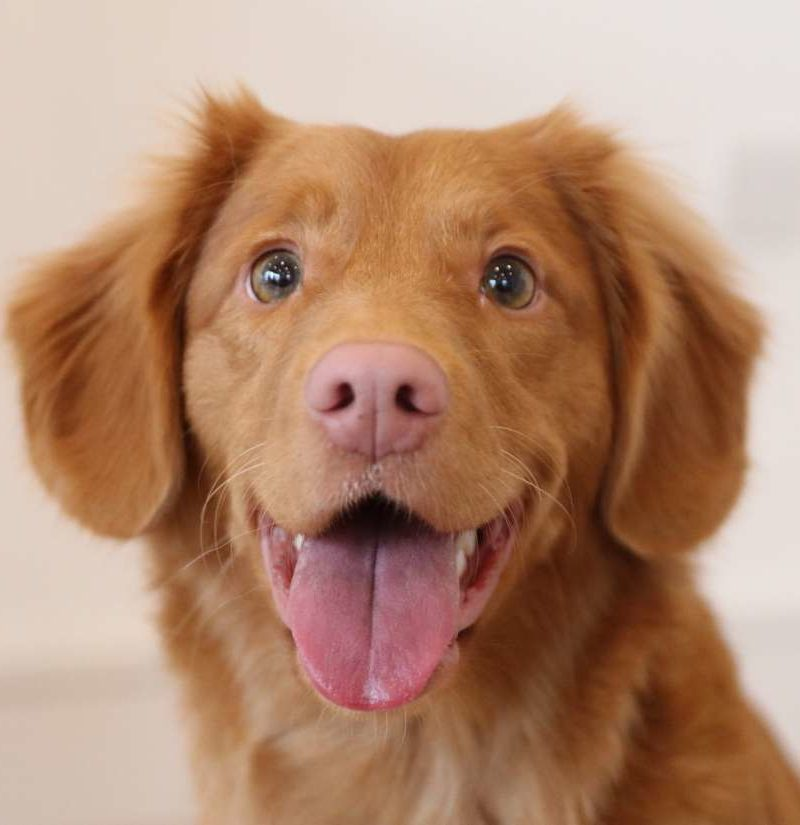
#> input picture dog.jpg, 800 x 825 px
$ python drowing.py
#> lines starting #> are read from the running program, lines starting #| are printed output that depends on the picture
### frnd.py
def f():
    print("VISUAL  FOLKS")
    row = 3


    for i in range(row):
        for j in range(row):
            if i == 0 or i == row - 1:
                print("------------------------------------------------", end="")
            elif j == 0 or j == row - 1:
                  print("1.SEARCH            2.ARTIST            3.CUSTOMER            4.DROWING            5.COMPENATION", end="")
                  break

        print()
    row = 6
    for i in range(row):
        for j in range(row):
              print("****", end="")
        for j in range(row):
             print("  ", end="")
        for j in range(row):
             print("****", end="")
        for j in range(row):
             print("  ", end="")
        for j in range(row):
             print("****", end="")

        print()
    print("Abstract     Rs 1,65,000            seascap      Rs 4,50,000            Ganesha     Rs 4,10,0000   ")
    print("By Sanjay                           By Shamendu Sonavane                By Ganapathi Hegda  ")
    print("Acrylic on canvas                   Acrylic on canvas                   Oil on canvas")
    print("36*59 inches                        16*16 inches                        24*24 inches")
    print("\n")
    row = 6
    for i in range(row):
        for j in range(row):
            print("****", end="")
        for j in range(row):
            print("  ", end="")
        for j in range(row):
            print("****", end="")
        for j in range(row):
            print("  ", end="")
        for j in range(row):
            print("****", end="")

        print()
    print("Maharaas     Rs 4,52,000            Reflection     Rs 63,200            Tantric abstract Rs 10,000   ")
    print("By Dipti Kumar                      By Sanjay Chakrabarty               By Punekar  ")
    print("Oil on canvas                       Acrylic on canvas                   Acrylic on canvas ")
    print("24*24 inches                        13*14 inches                        36*36 inches  ")
    from mini_project import start
    start()
f()

### drowing.py
import cv2
import matplotlib.pyplot as plt
p=input("upload your image")
#> the answer given: dog.jpg
def drow():
        plt.style.use('seaborn')
        img = cv2.imread(p)
#> img is the input picture: shape (825, 800, 3); mean B, G, R 112.3, 137.1, 177.1
        img = cv2.cvtColor(img,cv2.COLOR_BGR2RGB)
        # [6 lines of commented-out code are left out]
        img_gray = cv2.cvtColor(img, cv2.COLOR_BGR2GRAY)
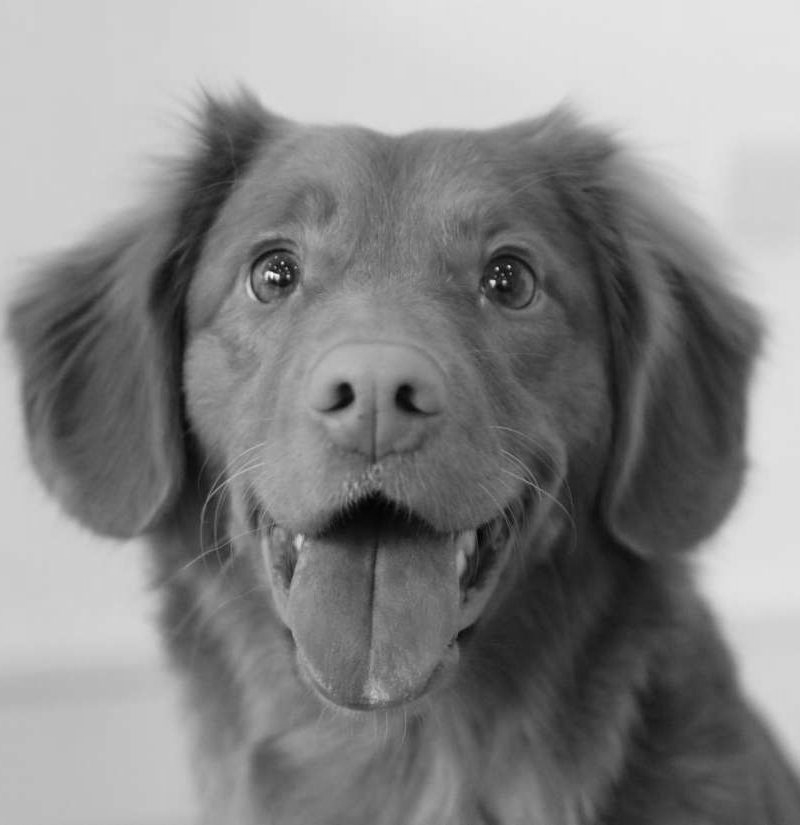
#> img_gray: shape (825, 800); min 3, max 252, mean 134.3
        # [6 lines of commented-out code are left out]
        img_invert = cv2.bitwise_not(img_gray)
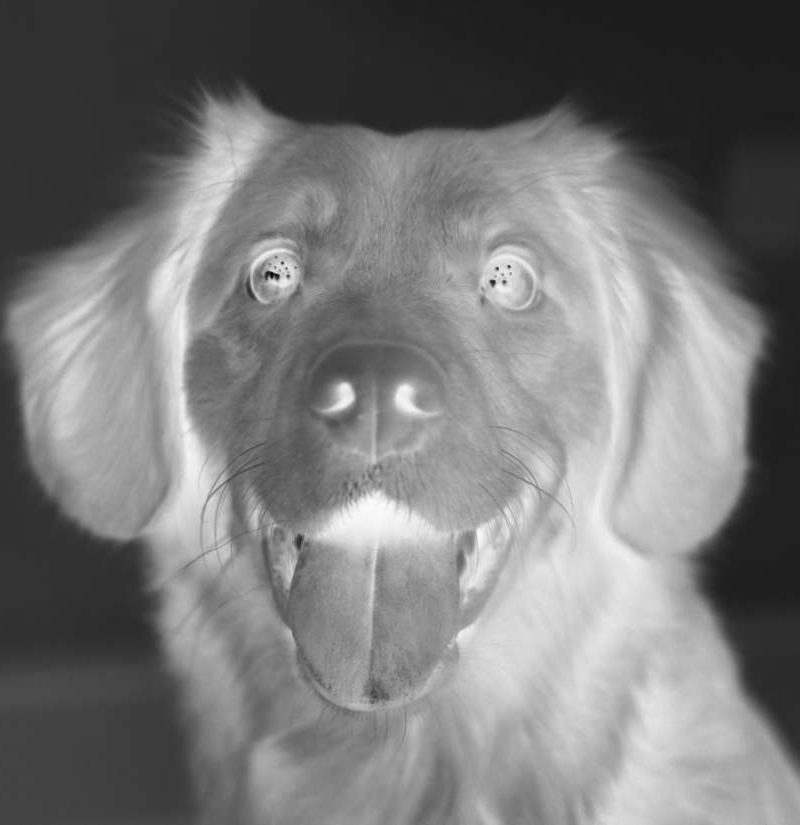
#> img_invert: shape (825, 800); min 3, max 252, mean 120.7
        # # plt.figure(figsize=(8,8))
        # # plt.imshow(img_invert,cmap="gray")
        # # plt.axis("off")
        # # plt.title("Inverted Image")
        # # plt.show()
        # #
        img_smoothing = cv2.GaussianBlur(img_invert, (21, 21),sigmaX=0, sigmaY=0)
        # # plt.figure(figsize=(8,8))
        # # plt.imshow(img_smoothing,cmap="gray")
        # # plt.axis("off")
        # # plt.title("Smoothen Image")
        # # plt.show()

        final = cv2.divide(img_gray, 255 - img_smoothing, scale=255)
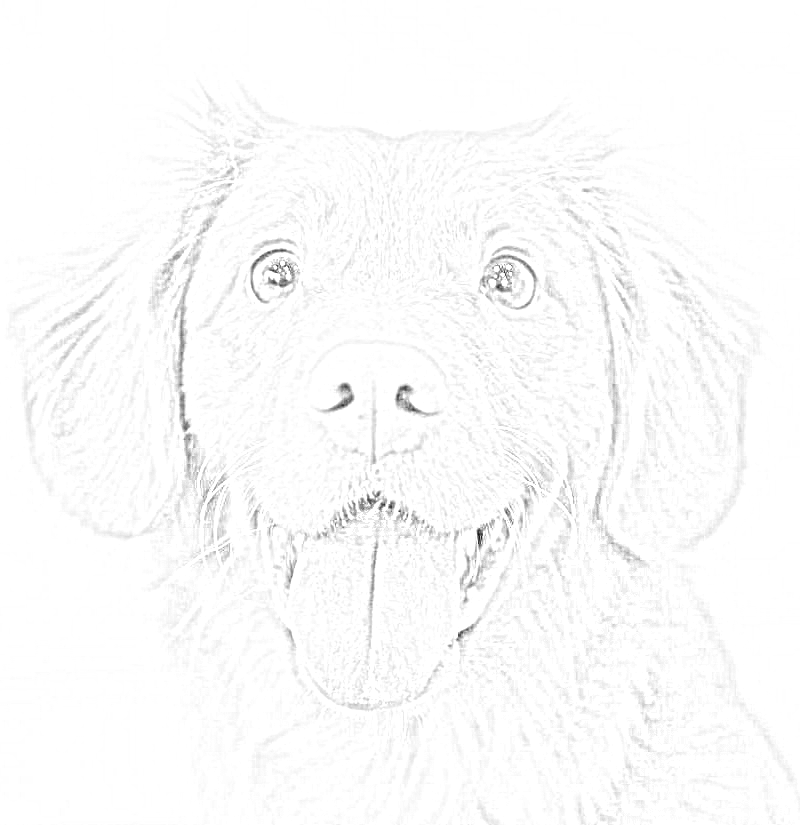
#> final: shape (825, 800); min 20, max 255, mean 251.2
        plt.figure(figsize=(8,8))
        plt.imshow(final,cmap="gray")
        plt.axis("off")
        plt.title("Final Sketch Image")
        # plt.show()

        plt.figure(figsize=(20,20))
        plt.subplot(1,3,1)
        plt.imshow(img)
        plt.axis("off")
        plt.title("Original Image")

        plt.subplot(1,3,2)
        plt.imshow(img_gray,cmap="gray")
        plt.axis("off")
        plt.title("GrayScale Image")

        # [9 lines of commented-out code are left out]

        plt.subplot(1,3,3)
        plt.imshow(final,cmap="gray")
        plt.axis("off")
        plt.title("Final Sketch Image")
        plt.show()
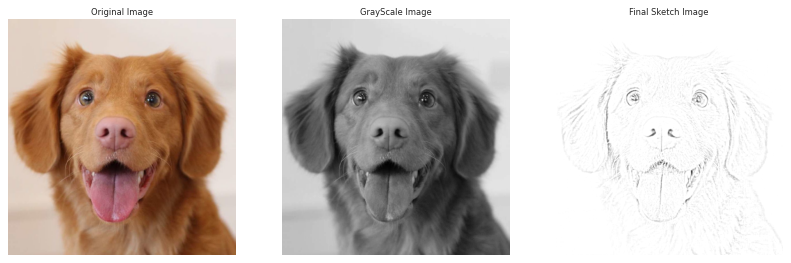
#> figure drawn by matplotlib, 3 panels


drow()
x = input("press space and enter button to go home page")
from frnd import f
#> (the call stopped at ``: mysql is not available in this run)
f()
#> (the call stopped at ``: mysql is not available in this run)
